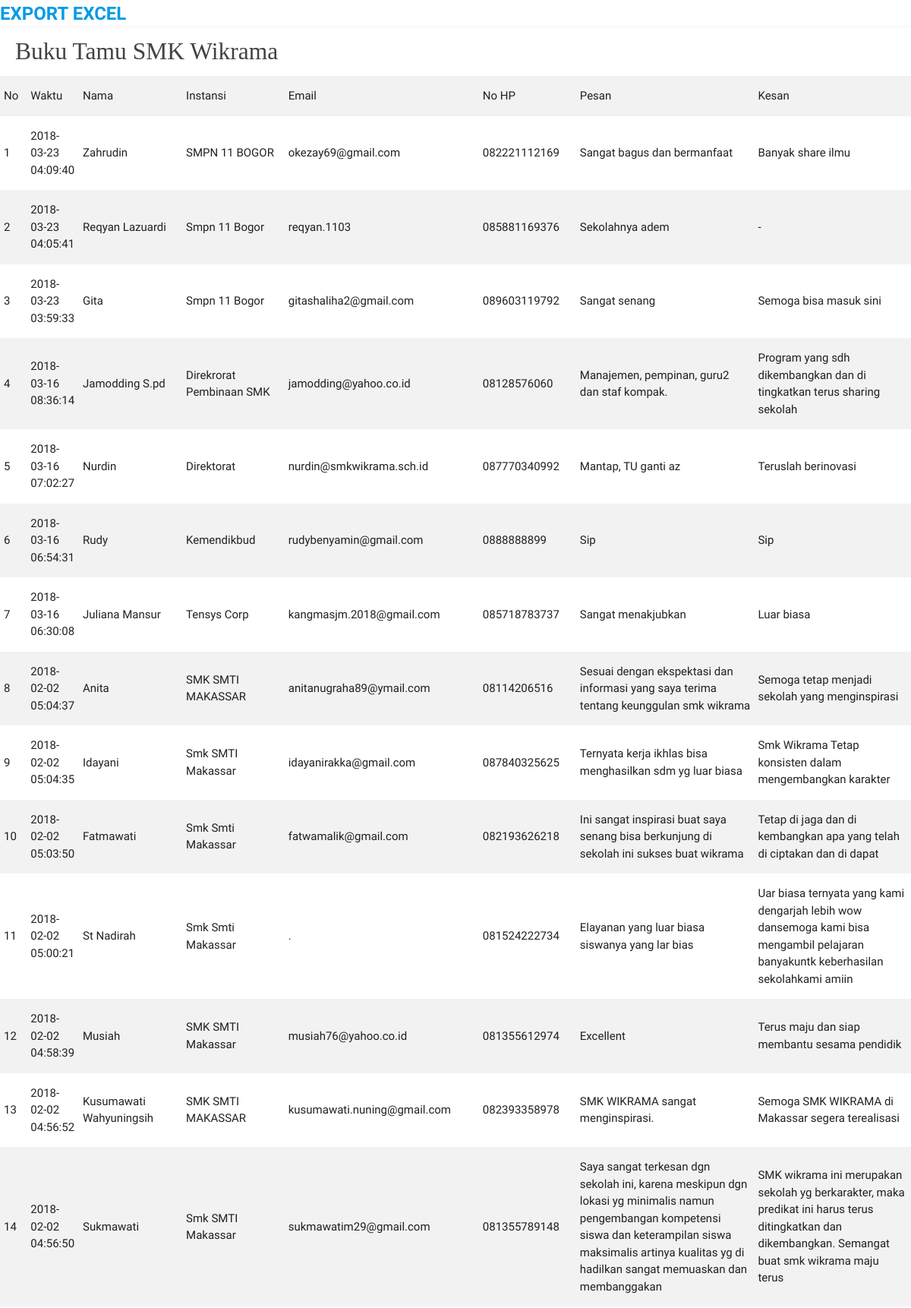
The app's page /index2.php (upper part) with its own data.
### tables this page shows
CREATE TABLE `kunjungan` (
  `id` int(11) NOT NULL,
  `nama` varchar(50) NOT NULL,
  `instansi` varchar(50) NOT NULL,
  `email` varchar(50) NOT NULL,
  `hp` varchar(15) NOT NULL,
  `pesan` text NOT NULL,
  `kesan` text NOT NULL,
  `foto` varchar(50) NOT NULL,
  `ttd` varchar(50) NOT NULL,
  `waktu` timestamp NOT NULL DEFAULT CURRENT_TIMESTAMP
);

### index2.php (the view, shortened to what this page needs)
<!DOCTYPE html>
<html>
<head>
  <link rel="stylesheet" type="text/css" href="asset/css/materialize.min.css">
  <link rel="stylesheet" type="text/css" href="asset/css/style.css">
</head>
<body>
    <form method="post">
    <b><a href="export.php" style="font-size: 24px;">EXPORT EXCEL</a></b>
</form>
  <nav class="white">
    <div class="nav-wrapper">
      <a href="#!" class="brand-logo grey-text text-darken-3 g-book">Buku tamu SMK <span class="raleway-bold">w</span>ikrama</a>
    </div>
  </nav>
  <div class="row">
    <table class="striped">
      <tr>
        <td>No</td>
        <td>Waktu</td>
        <td>Nama</td>
        <td>Instansi</td>
        <td>Email</td>
        <td>No HP</td>
        <td>Pesan</td>
        <td>Kesan</td>
      </tr>
      <?php
       $hostname = '127.0.0.1';
$username = 'root';
$password = 'RPLbaru2018';
$database = 'db_bukutamu_wk';
$con=mysqli_connect($hostname, $username, $password, $database);
        $no=0;
      $a = mysqli_query($con,"select * from kunjungan order by waktu DESC");
      while($r = mysqli_fetch_array($a)){
        $no++
      ?>
      <tr>
        <td><?php echo $no; ?></td>
        <td><?php echo $r['waktu'] ?></td>
        <td><?php echo $r['nama'] ?></td>
        <td><?php echo $r['instansi'] ?></td>
        <td><?php echo $r['email'] ?></td>
        <td><?php echo $r['hp'] ?></td>
        <td><?php echo $r['pesan'] ?></td>
        <td><?php echo $r['kesan'] ?></td>
      </tr>
      <?php } ?>
    </table>
  </div>
</body>
</html>

### asset/css/style.css (style rules this page uses)
.g-book { font-family: 'g-book'!important; }
nav .brand-logo { padding-left: 20px; text-transform: capitalize; }

### records on screen
kunjungan: waktu "2018-03-23 04:09:40", nama "Zahrudin", instansi "SMPN 11 BOGOR", email "okezay69@gmail.com", hp "082221112169", pesan "Sangat bagus dan bermanfaat", kesan "Banyak share ilmu"
kunjungan: waktu "2018-03-23 04:05:41", nama "Reqyan Lazuardi", instansi "Smpn 11 Bogor", email "reqyan.1103", hp "085881169376", pesan "Sekolahnya adem", kesan "-"
kunjungan: waktu "2018-03-23 03:59:33", nama "Gita", instansi "Smpn 11 Bogor", email "gitashaliha2@gmail.com", hp "089603119792", pesan "Sangat senang", kesan "Semoga bisa masuk sini"
kunjungan: waktu "2018-03-16 08:36:14", nama "Jamodding S.pd", instansi "Direkrorat Pembinaan SMK", email "jamodding@yahoo.co.id", hp "08128576060", pesan "Manajemen, pempinan, guru2 dan staf kompak.", kesan "Program yang sdh dikembangkan dan di tingkatkan terus sharing sekolah"
kunjungan: waktu "2018-03-16 07:02:27", nama "Nurdin", instansi "Direktorat", email "nurdin@smkwikrama.sch.id", hp "087770340992", pesan "Mantap, TU ganti az", kesan "Teruslah berinovasi"
kunjungan: waktu "2018-03-16 06:54:31", nama "Rudy", instansi "Kemendikbud", email "rudybenyamin@gmail.com", hp "0888888899", pesan "Sip", kesan "Sip"
kunjungan: waktu "2018-03-16 06:30:08", nama "Juliana Mansur", instansi "Tensys Corp", email "kangmasjm.2018@gmail.com", hp "085718783737", pesan "Sangat menakjubkan", kesan "Luar biasa"
kunjungan: waktu "2018-02-02 05:04:37", nama "Anita", instansi "SMK SMTI MAKASSAR", email "anitanugraha89@ymail.com", hp "08114206516", pesan "Sesuai dengan ekspektasi dan informasi yang saya terima tentang keunggulan smk wikrama", kesan "Semoga tetap menjadi sekolah yang menginspirasi"
kunjungan: waktu "2018-02-02 05:04:35", nama "Idayani", instansi "Smk SMTI Makassar", email "idayanirakka@gmail.com", hp "087840325625", pesan "Ternyata kerja ikhlas bisa menghasilkan sdm yg luar biasa", kesan "Smk Wikrama Tetap konsisten dalam mengembangkan karakter"
kunjungan: waktu "2018-02-02 05:03:50", nama "Fatmawati", instansi "Smk Smti Makassar", email "fatwamalik@gmail.com", hp "082193626218", pesan "Ini sangat inspirasi buat saya senang bisa berkunjung di sekolah ini sukses buat wikrama", kesan "Tetap di jaga dan di kembangkan apa yang telah di ciptakan dan di dapat"
kunjungan: waktu "2018-02-02 05:00:21", nama "St Nadirah", instansi "Smk Smti Makassar", email ".", hp "081524222734", pesan "Elayanan yang luar biasa siswanya yang lar bias", kesan "Uar biasa ternyata yang kami dengarjah lebih wow dansemoga kami bisa mengambil pelajaran banyakuntk keberhasilan sekolahkami amiin"
kunjungan: waktu "2018-02-02 04:58:39", nama "Musiah", instansi "SMK SMTI Makassar", email "musiah76@yahoo.co.id", hp "081355612974", pesan "Excellent", kesan "Terus maju dan siap membantu sesama pendidik"
kunjungan: waktu "2018-02-02 04:56:52", nama "Kusumawati Wahyuningsih", instansi "SMK SMTI MAKASSAR", email "kusumawati.nuning@gmail.com", hp "082393358978", pesan "SMK WIKRAMA sangat menginspirasi.", kesan "Semoga SMK WIKRAMA di Makassar segera terealisasi"
kunjungan: waktu "2018-02-02 04:56:50", nama "Sukmawati", instansi "Smk SMTI Makassar", email "sukmawatim29@gmail.com", hp "081355789148", pesan "Saya sangat terkesan dgn sekolah ini, karena meskipun dgn lokasi yg minimalis namun pengembangan kompetensi siswa dan keterampilan siswa maksimalis artinya kualitas yg di hadilkan sangat memuaskan dan membanggakan", kesan "SMK wikrama ini merupakan sekolah yg berkarakter, maka predikat ini harus terus ditingkatkan dan dikembangkan. Semangat buat smk wikrama maju terus"
